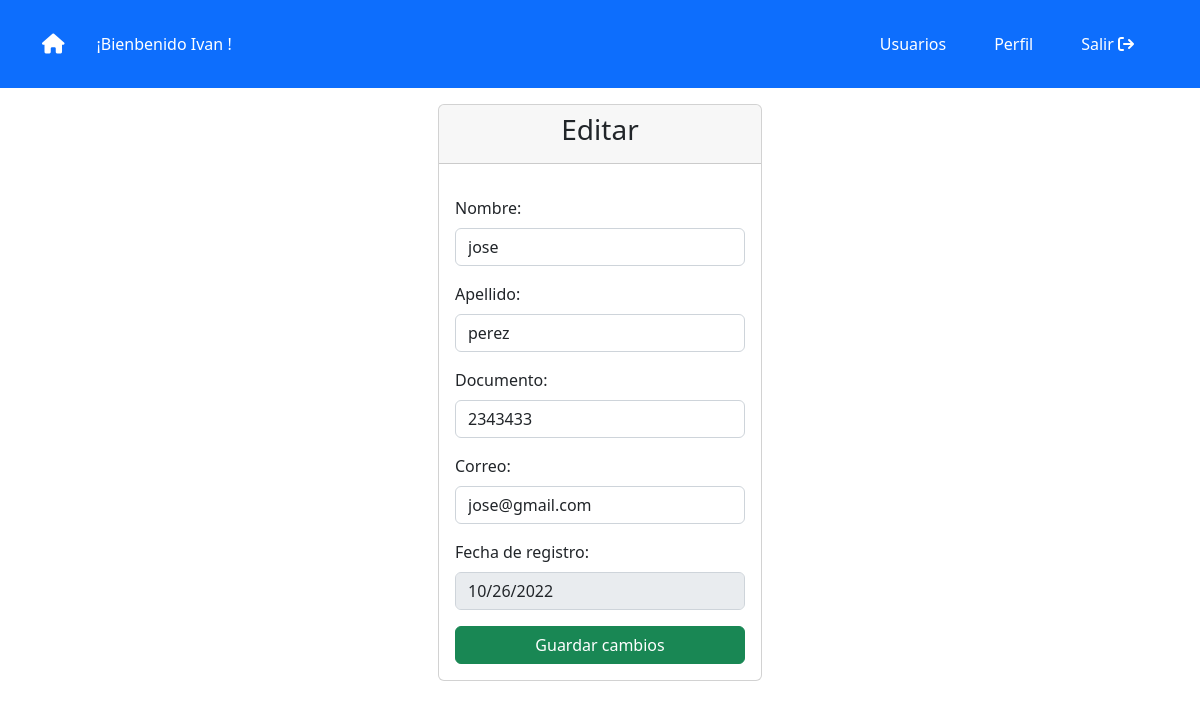
Screenshot of /crud/edit.php?id=3 (signed in) with the database file from the repository.
### tables this page shows
CREATE TABLE `usuario` (
  `id` int(11) NOT NULL,
  `nombre` varchar(100) NOT NULL,
  `apellido` varchar(100) NOT NULL,
  `documento` int(11) NOT NULL,
  `correo` varchar(100) NOT NULL,
  `contraseña` varchar(80) NOT NULL,
  `idRol` int(11) DEFAULT NULL,
  `fechaRegistro` date DEFAULT NULL
);

### crud/edit.php (the view, shortened to what this page needs)
<?php
    include('../db.php');
    if(isset($_GET['id'])){
        $id = $_GET['id'];
        $query = "SELECT * FROM usuario WHERE id = $id";
        $result = mysqli_query($conexion, $query);
        if(mysqli_num_rows($result) == 1){
            $row = mysqli_fetch_array($result);
            $nombre = $row['nombre'];
            $apellido = $row['apellido'];
            $documento = $row['documento'];
            $correo = $row['correo'];
            $fechaRegistro = $row['fechaRegistro'];
        }
    }
?>
<?php include('../includes/header.php'); ?>
<?php
    if($_SESSION['rol'] == 1){
        include('../admin/menu.php');
    }
?>
    <div class="container">
        <div class="row">
            <div class="col-md-4 mx-auto">
                <div class="card m-3">
                    <div class="card-header text-center">
                        <h3>Editar</h3>
                    </div>
                    <form action="edit.php?id=<?php echo $_GET['id'] ?>" method="POST" class="p-3">
                        <div class="form-group my-3">
                            <label for="nombre" class="form-label">Nombre:</label>
                            <input type="text" id="nombre" name="nombre" class="form-control" value="<?php echo $nombre; ?>">
                        </div>
                        <div class="form-group my-3">
                            <label for="apellido" class="form-label">Apellido:</label>
                            <input type="text" id="apellido" name="apellido" class="form-control" value="<?php echo $apellido; ?>">
                        </div>
                        <div class="form-group my-3">
                            <label for="documento" class="form-label">Documento:</label>
                            <input type="number" id="documento" name="documento" class="form-control" value="<?php echo $documento; ?>">
                        </div>
                        <div class="form-group my-3">
                            <label for="correo" class="form-label">Correo:</label>
                            <input type="text" id="correo" name="correo" class="form-control" value="<?php echo $correo; ?>">
                        </div>
                        <div class="form-group my-3">
                            <label for="fechaRegistro" class="form-label">Fecha de registro:</label>
                            <input type="date" id="fechaRegistro" name="fechaRegistro" class="form-control" value="<?php echo $fechaRegistro; ?>" disabled>
                        </div>
                        <button type="submit" class="btn btn-success w-100" name="update">Guardar cambios</button>
                    </form>
                </div>
            </div>
        </div>
    </div>

### admin/menu.php (shortened to what this page needs)
<?php $id = $_SESSION['userId'];
    $query = "SELECT nombre FROM usuario WHERE id = $id";
    $result = mysqli_query($conexion, $query);
    $row = mysqli_fetch_array($result);
    $usuario = $row['nombre'];
?>
<nav class="navbar navbar-expand-lg bg-primary p-4">
  <div class="container">
    <a class="navbar-brand text-white" href="#"><i class="fa-solid fa-house"></i></a>
    <p class="text-white text-justify-center mx-3 my-0">¡Bienbenido <?php echo $usuario; ?> !</p>
    <div class="collapse navbar-collapse justify-content-end" id="navbarNav">
      <ul class="navbar-nav">
          <li class="nav-item">
            <a class="nav-link text-white px-4" href="../admin/index.php">Usuarios</a>
          </li>
          <li class="nav-item">
            <a class="nav-link text-white px-4" href="../crud/edit.php?id=<?php echo $_SESSION['userId'] ?>">Perfil</a>
          </li>
          <li class="nav-item">
            <a class="nav-link text-white px-4" href="../salir.php">Salir <i class="fa-sharp fa-solid fa-arrow-right-from-bracket"></i></a>
          </li>
      </ul>
    </div>
  </div>
</nav>

### rows the page displays
usuario: nombre "Ivan"
usuario: nombre "jose", apellido "perez", documento "2343433", correo "jose@gmail.com", fechaRegistro "10/26/2022"
